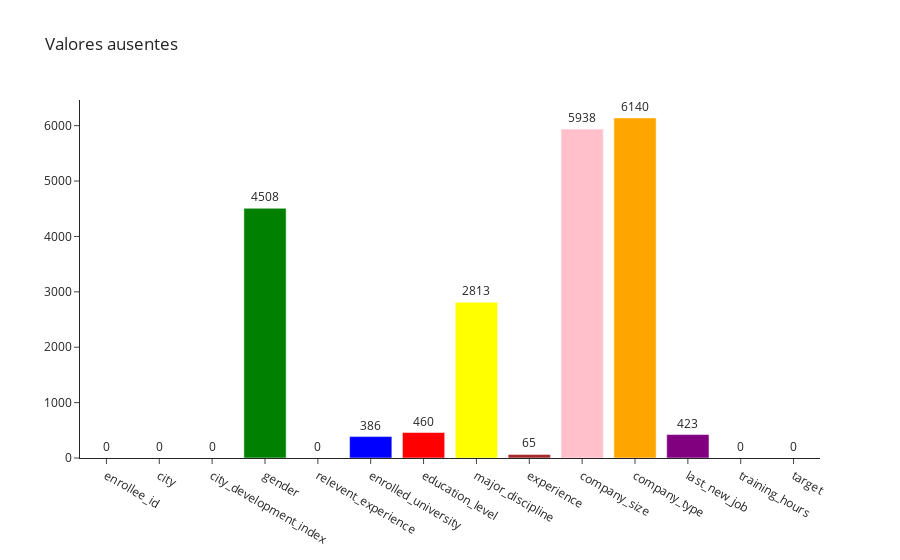

Notebook cell for this chart:
### Code cell
#Fazendo com a ploty 

fig = go.Figure()
    
fig.add_trace(
       go.Bar(
       x= null_df['index'],
                     y=null_df[0], 
                     marker_color=['blue', 'green', 'blue', 'green', 'green', 'blue', 'red', 'yellow', 'brown', 'pink', 'orange', 'purple'], 
                     text=null_df[0].values,
                     textposition='outside'
                     )
              )
fig.update_layout(title = 'Valores ausentes', 
                  template = 'simple_white',
              )

fig.show()

### Figure 1 — Plotly figure (JSON) as saved in the notebook; plotly's stock layout.template omitted (floating-point values rounded to 4 significant figures)
{"data": [{"marker": {"color": ["blue", "green", "blue", "green", "green", "blue", "red", "yellow", "brown", "pink", "orange", "purple"]}, "text": [0, 0, 0, 4508, 0, 386, 460, 2813, 65, 5938, 6140, 423, 0, 0], "textposition": "outside", "type": "bar", "x": ["enrollee_id", "city", "city_development_index", "gender", "relevent_experience", "enrolled_university", "education_level", "major_discipline", "experience", "company_size", "company_type", "last_new_job", "training_hours", "target"], "y": [0, 0, 0, 4508, 0, 386, 460, 2813, 65, 5938, 6140, 423, 0, 0]}], "layout": {"title": {"text": "Valores ausentes"}}}
